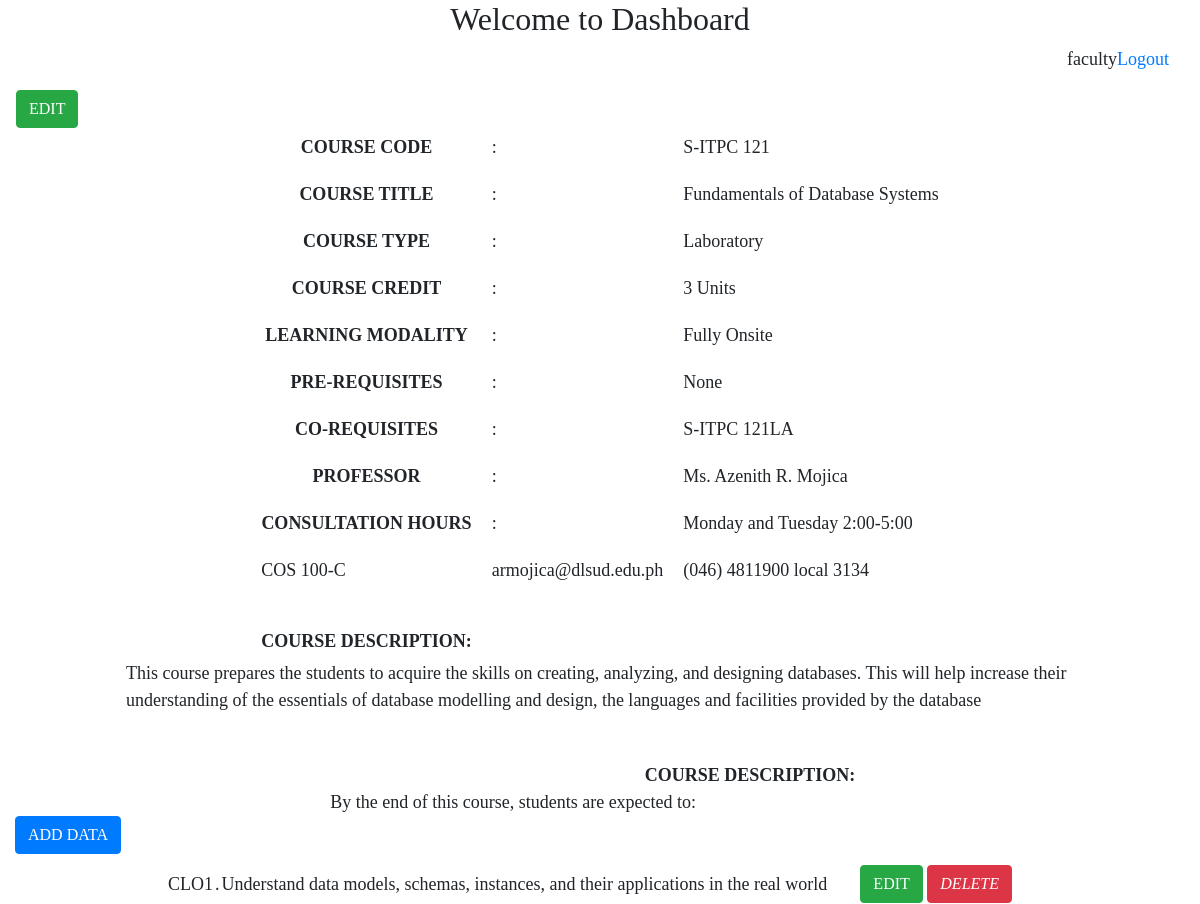
The page /HIGHER_RANKS/dashboard.php (signed in) on the database its author committed.
### tables this page shows
CREATE TABLE `course_syllabus` (
  `id` int(11) NOT NULL,
  `course_code` varchar(255) NOT NULL,
  `course_tittle` varchar(255) NOT NULL,
  `course_Type` varchar(255) NOT NULL,
  `course_credit` varchar(255) NOT NULL,
  `learning_modality` varchar(255) NOT NULL,
  `pre_requisit` varchar(255) NOT NULL,
  `co_pre_requisit` varchar(255) NOT NULL,
  `professor` varchar(255) NOT NULL,
  `consultation_hours_date` varchar(255) NOT NULL,
  `consultation_hours_room` varchar(255) NOT NULL,
  `consultation_hours_email` varchar(255) NOT NULL,
  `consultation_hours_number` varchar(255) NOT NULL,
  `course_description` varchar(255) NOT NULL
);

CREATE TABLE `course_leaning` (
  `id` int(11) NOT NULL,
  `comlab` varchar(255) NOT NULL,
  `learn_out` varchar(255) NOT NULL,
  `topic_learn_out` varchar(255) NOT NULL
);

### HIGHER_RANKS/dashboard.php (the view, shortened to what this page needs)
<?php
include('../Database/connection.php');
$email = $_SESSION['email'];
$sql = "SELECT position FROM users WHERE email = '$email'";
$result = $conn->query($sql);
if ($result->num_rows > 0) {
    while ($row = $result->fetch_assoc()) {
        $position = $row["position"];
    }
} else {
    $position = "Position not found";
}
?>
<!DOCTYPE html>
<html>
<head>
    <link rel="stylesheet" href="https://stackpath.bootstrapcdn.com/bootstrap/4.2.1/css/bootstrap.min.css">
    <link rel="stylesheet" href="style.css">
</head>
<body>
    <div class="container-fluid">
    <h2>Welcome to Dashboard</h2>
<span><p><?php echo $position; ?><a href="logout.php">Logout</a></p></span>
                    <?php
                     $connection = mysqli_connect("localhost","root","","syllabus");
                         $query = "SELECT * FROM course_syllabus";
                         $query_run = mysqli_query($connection, $query);
            ?>
                    <table id="datatableid">
                        <?php
                if($query_run)
                {
                    foreach($query_run as $row)
                    {
            ?>
                        <tbody>
                            <tr>
                            <td>
                                <button type="button" class="btn btn-success editbtn"><i class="lni lni-pencil"></i>EDIT</button>
                                </td>
                            </tr>
                        </tbody>
                        <?php
                    }
                }
                else
                {
                    echo "No Record Found";
                }
            ?>
                    </table>
                    <div class="container">
    <div class="grid-item header">COURSE CODE</div>
    <div class="grid-item ">:</div>
    <div class="grid-item "><?php echo $row['course_code']; ?></div>
    <div class="grid-item header">COURSE TITLE</div>
    <div class="grid-item ">:</div>
    <div class="grid-item"><?php echo $row['course_tittle']; ?></div>
    <div class="grid-item header">COURSE TYPE</div>
    <div class="grid-item ">:</div>
    <div class="grid-item"><?php echo $row['course_Type']; ?></div>
    <div class="grid-item header">COURSE CREDIT</div>
    <div class="grid-item ">:</div>
    <div class="grid-item"><?php echo $row['course_credit']; ?></div>
    <div class="grid-item header">LEARNING MODALITY</div>
    <div class="grid-item ">:</div>
    <div class="grid-item"><?php echo $row['learning_modality']; ?></div>
    <div class="grid-item header">PRE-REQUISITES</div>
    <div class="grid-item ">:</div>
    <div class="grid-item"><?php echo $row['pre_requisit']; ?></div>
    <div class="grid-item header">CO-REQUISITES</div>
    <div class="grid-item ">:</div>
    <div class="grid-item"><?php echo $row['co_pre_requisit']; ?></div>
    <div class="grid-item header">PROFESSOR</div>
    <div class="grid-item ">:</div>
    <div class="grid-item"><?php echo $row['professor']; ?></div>
    <div class="grid-item header">CONSULTATION HOURS</div>
    <div class="grid-item">:</div>
    <div class="grid-item"><?php echo $row['consultation_hours_date']; ?></div>
    <div class="grid-item"><?php echo $row['consultation_hours_room']; ?></div>
    <div class="grid-item"><?php echo $row['consultation_hours_email']; ?></div>
    <div class="grid-item"><?php echo $row['consultation_hours_number']; ?></div>
    <div class="header grid-item mt-4">COURSE DESCRIPTION:</div>
</div>
<div class="container course_description">
<?php echo $row['course_description']; ?>
</div>
<div class="container-fluid course_description1 mt-5">
<div class="header">COURSE DESCRIPTION:</div>
<a>By the end of this course, students are expected to: </a>
</div>
                    </div>
                    <button type="button" class="btn btn-primary float-left add_databtn" data-toggle="modal" data-target="#studentaddmodal">
                        ADD DATA
                    </button>
                    <div class="container mt-5">
                    <?php
                     $connection = mysqli_connect("localhost","root","","syllabus");
                     $query = "SELECT * FROM course_leaning";
                     $query_run = mysqli_query($connection, $query);
        ?>
                <table id="datatableid">
                    <?php
            if($query_run)
            {
                foreach($query_run as $row)
                {
        ?>
                    <tbody>
                        <tr>
                            <td><?php echo $row['comlab']; ?></td>
                            <td><?php echo "."; ?></td>
                            <td><?php echo $row['learn_out']; ?></td>
                            <td class="table-button">
                            <button type="button" class="btn btn-success editbtn_learning_out"><i class="lni lni-pencil"></i>EDIT</button>
                            <button type="button" class="btn btn-danger deletebtn_learning_out"><i class="lni lni-trash-can">DELETE</i></button>
                            </td>
                        </tr>
                    </tbody>
                    <?php
                }
            }
            else
            {
                echo "No Record Found";
            }
        ?>
                </table>
                    </div>
</body>
</html>

### HIGHER_RANKS/style.css (style rules this page uses)
body { font-family: "Times New Roman", Times, serif; font-size: 18px; }
h2 { text-align: center; }
p { margin-right: 1rem; text-align: right; margin-bottom: 1rem; }
.container { display: grid; grid-template-columns: repeat(3, auto); grid-auto-rows: min-content; gap: 10px; justify-content: center; align-items: center; }
.grid-item { padding: 5px; word-wrap: break-word; text-align: left; }
.header { font-weight: bold; }
.course_description { word-wrap: break-word; padding-left: 6rem; }
.course_description1 { word-wrap: break-word; padding-left: 19.7rem; }
.add_databtn { margin-left: 15px; }
.table-button { padding-left: 2rem; position: relative; }
.header { text-align: center; }

### rows shown on the page
course_syllabus: course_code "S-ITPC 121", course_tittle "Fundamentals of Database Systems", course_Type "Laboratory", course_credit "3 Units", learning_modality "Fully Onsite", pre_requisit "None", co_pre_requisit "S-ITPC 121LA", professor "Ms. Azenith R. Mojica", consultation_hours_date "Monday and Tuesday 2:00-5:00", consultation_hours_room "COS 100-C", consultation_hours_email "armojica@dlsud.edu.ph", consultation_hours_number "(046) 4811900 local 3134", course_description "This course prepares the students to acquire the skills on creating, analyzing, and designing databases. This will help increase their understanding of the essentials of database modelling and design, the languages and facilities provided by the database"
course_leaning: comlab "CLO1", learn_out "Understand data models, schemas, instances, and their applications in the real world"

### other values the page prints
$position "faculty"
